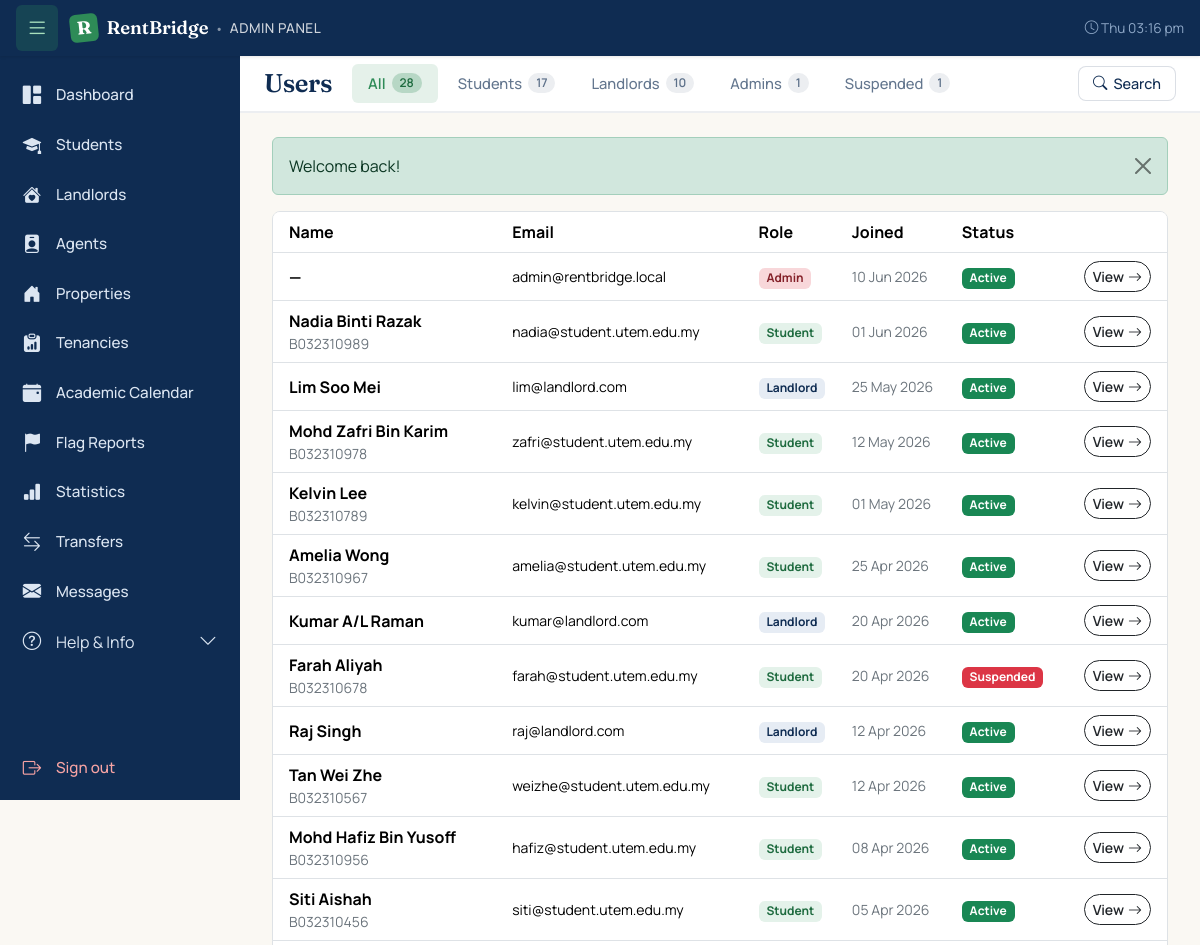
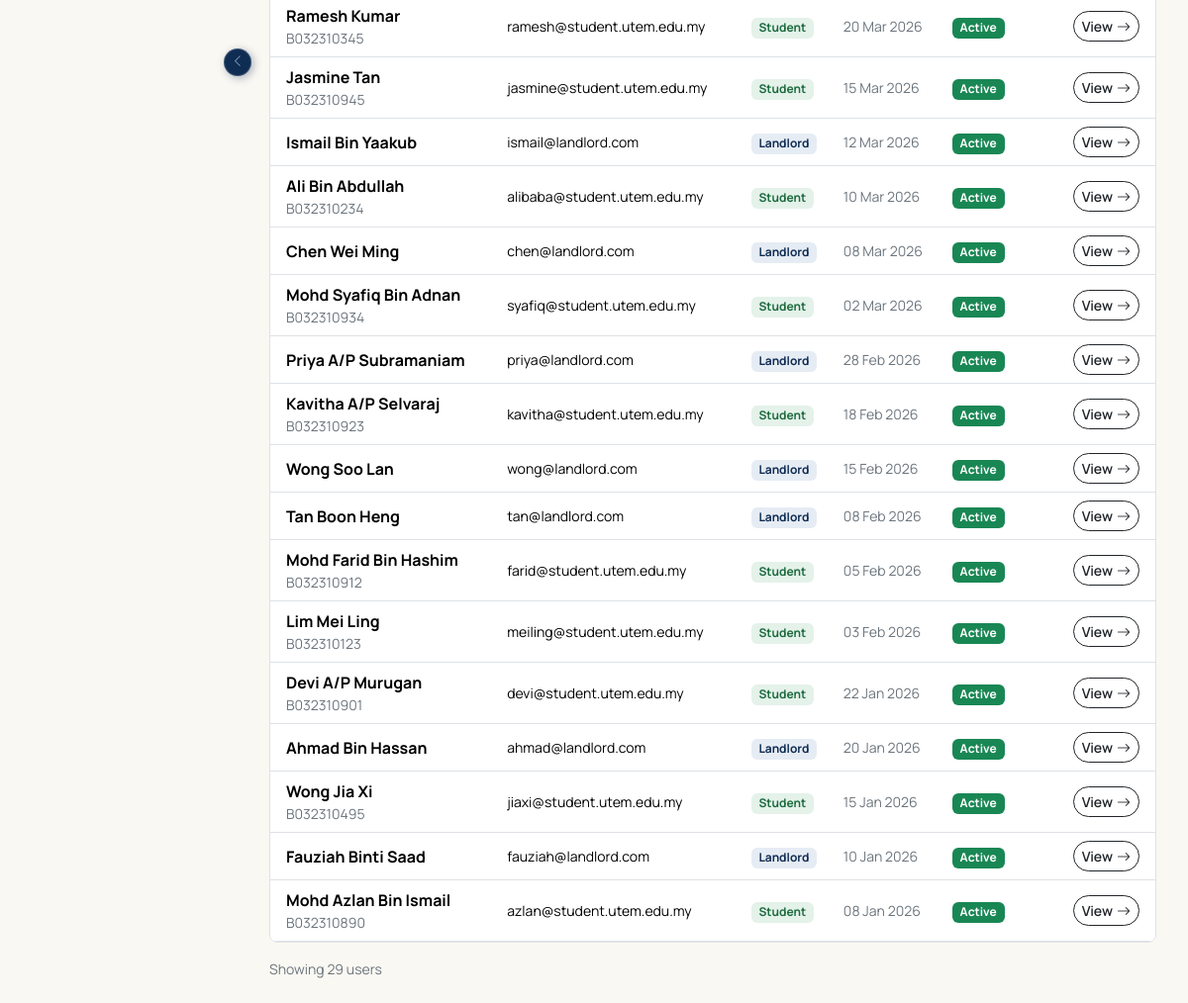
The page /admin/users.php (signed in) on the database its author committed (2 pictures, top to bottom).
### tables this page shows
CREATE TABLE `users` (
  `id` int(11) NOT NULL,
  `email` varchar(120) NOT NULL,
  `password_hash` varchar(255) NOT NULL,
  `primary_role` enum('student','landlord','agent','admin') NOT NULL,
  `status` enum('active','pending','suspended','rejected') NOT NULL DEFAULT 'active',
  `last_used_role` enum('student','landlord','agent','admin') DEFAULT NULL,
  `created_at` timestamp NOT NULL DEFAULT current_timestamp(),
  `updated_at` timestamp NOT NULL DEFAULT current_timestamp() ON UPDATE current_timestamp()
);

### includes/auth.php (called while the page is built, shortened)
<?php
function e(?string $value): string {
    return htmlspecialchars($value ?? '', ENT_QUOTES | ENT_HTML5, 'UTF-8');
}

### admin/users.php (the view, shortened to what this page needs)
<?php
require_once __DIR__ . '/../includes/auth.php';
$pdo = db();
$tab = $_GET['tab'] ?? 'all';
$searchQuery = trim($_GET['q'] ?? '');
$where  = "1 = 1";
$params = [];
if ($tab === 'suspended') {
    $where .= " AND u.status = 'suspended'";
} elseif ($tab !== 'all') {
    $where .= " AND u.primary_role = ? AND u.status != 'suspended'";
    $params[] = $tab;
} else {
    $where .= " AND u.primary_role IN ('student','landlord','admin')";
}
$stmt = $pdo->prepare("
    SELECT u.id, u.email, u.primary_role, u.status, u.created_at,
           COALESCE(s.full_name, l.full_name) AS full_name,
           COALESCE(s.matric_no, '')          AS matric_no,
           COALESCE(s.phone, l.phone, '')     AS phone
      FROM users u
      LEFT JOIN students  s ON s.user_id = u.id
      LEFT JOIN landlords l ON l.user_id = u.id
     WHERE $where
     ORDER BY u.created_at DESC
");
$stmt->execute($params);
$users = $stmt->fetchAll();
?>
<form method="GET" class="row g-2 align-items-end">
    <div class="col-md-9">
    </div>
</form>
<?php
function user_role_badge(string $role): array {
    return match ($role) {
        'student'  => ['Student',  '#E4F2EA', '#1e6b3f'],
        'landlord' => ['Landlord', '#E6ECF4', '#0F2C52'],
        'agent'    => ['Agent',    '#FFF4D6', '#7C5E0A'],
        'admin'    => ['Admin',    '#F8D7DA', '#842029'],
        default    => [$role,      '#E2E2E2', '#444'],
    };
}
?>
<?php if (empty($users)): ?>
    <div class="text-center py-5 bg-white rounded-3 border">
        <i class="bi bi-people" style="font-size: 3rem; color: rgba(15,44,82,0.15);"></i>
        <h4 class="mt-3">No users found</h4>
        <p class="text-secondary small">
            <?= $searchQuery ? 'Try a different search.' : 'No users in this tab.' ?>
        </p>
    </div>
<?php else: ?>
    <div class="bg-white border rounded-3 overflow-hidden">
        <table class="table mb-0 align-middle">
            <thead style="background:#F4F4EE;">
                <tr>
                    <th class="ps-3">Name</th>
                    <th>Email</th>
                    <th>Role</th>
                    <th>Joined</th>
                    <th>Status</th>
                    <th class="text-end pe-3"></th>
                </tr>
            </thead>
            <tbody>
                <?php foreach ($users as $u):
                    [$roleLabel, $roleBg, $roleColor] = user_role_badge($u['primary_role']);
                ?>
                    <tr>
                        <td class="ps-3">
                            <strong><?= e($u['full_name'] ?? '—') ?></strong>
                            <?php if (!empty($u['matric_no'])): ?>
                                <div class="small text-secondary"><?= e($u['matric_no']) ?></div>
                            <?php endif; ?>
                        </td>
                        <td class="small"><?= e($u['email']) ?></td>
                        <td>
                            <span class="badge"
                                  style="background: <?= $roleBg ?>; color: <?= $roleColor ?>;">
                                <?= e($roleLabel) ?>
                            </span>
                        </td>
                        <td class="small text-secondary">
                            <?= e(date('d M Y', strtotime($u['created_at']))) ?>
                        </td>
                        <td>
                            <?php if ($u['status'] === 'suspended'): ?>
                                <span class="badge bg-danger">Suspended</span>
                            <?php elseif ($u['status'] === 'active'): ?>
                                <span class="badge bg-success">Active</span>
                            <?php else: ?>
                                <span class="badge bg-secondary"><?= e($u['status']) ?></span>
                            <?php endif; ?>
                        </td>
                        <td class="text-end pe-3">
                            <a href="/rentbridge/admin/user.php?id=<?= (int)$u['id'] ?>"
                               class="btn btn-sm btn-outline-dark">
                                View <i class="bi bi-arrow-right ms-1"></i>
                            </a>
                        </td>
                    </tr>
                <?php endforeach; ?>
            </tbody>
        </table>
    </div>
    <p class="text-secondary small mt-3 mb-0">
        Showing <?= count($users) ?> <?= count($users) === 1 ? 'user' : 'users' ?>
    </p>
<?php endif; ?>
<?php
require __DIR__ . '/../includes/admin_layout.php';

### assets/css/style.css (style rules this page uses)
body { font-family: 'Manrope', system-ui, sans-serif; color: var(--rb-text); background: #fff; }
.btn { border-radius: 999px; font-weight: 600; transition: all 0.2s ease; display: inline-flex; align-items: center; justify-content: center; }

### assets/css/admin.css (style rules this page uses)
:root { --admin-sidebar-w: 240px; --admin-sidebar-w-collapsed: 64px; --admin-topbar-h: 56px; --admin-tabbar-h: 56px; --admin-sidebar-bg: #0F2C52; --admin-sidebar-bg-hover: #1A3D6B; --admin-sidebar-bg-active: #2E8B57; --admin-sidebar-text: #DCE6F2; --admin-sidebar-text-muted: #8FA8C7; --admin-content-bg: #FAF8F3; }
.admin-body { background: var(--admin-content-bg); min-height: 100vh; margin: 0; }

### rows shown on the page
users: full_name "—", email "admin@rentbridge.local", roleLabel "Admin", created_at "10 Jun 2026", status "Active"
users: full_name "Nadia Binti Razak", matric_no "B032310989", email "nadia@student.utem.edu.my", roleLabel "Student", created_at "01 Jun 2026", status "Active"
users: full_name "Lim Soo Mei", email "lim@landlord.com", roleLabel "Landlord", created_at "25 May 2026", status "Active"
users: full_name "Mohd Zafri Bin Karim", matric_no "B032310978", email "zafri@student.utem.edu.my", roleLabel "Student", created_at "12 May 2026", status "Active"
users: full_name "Kelvin Lee", matric_no "B032310789", email "kelvin@student.utem.edu.my", roleLabel "Student", created_at "01 May 2026", status "Active"
users: full_name "Amelia Wong", matric_no "B032310967", email "amelia@student.utem.edu.my", roleLabel "Student", created_at "25 Apr 2026", status "Active"
users: full_name "Kumar A/L Raman", email "kumar@landlord.com", roleLabel "Landlord", created_at "20 Apr 2026", status "Active"
users: full_name "Farah Aliyah", matric_no "B032310678", email "farah@student.utem.edu.my", roleLabel "Student", created_at "20 Apr 2026", status "Suspended"
users: full_name "Raj Singh", email "raj@landlord.com", roleLabel "Landlord", created_at "12 Apr 2026", status "Active"
users: full_name "Tan Wei Zhe", matric_no "B032310567", email "weizhe@student.utem.edu.my", roleLabel "Student", created_at "12 Apr 2026", status "Active"
users: full_name "Mohd Hafiz Bin Yusoff", matric_no "B032310956", email "hafiz@student.utem.edu.my", roleLabel "Student", created_at "08 Apr 2026", status "Active"
users: full_name "Siti Aishah", matric_no "B032310456", email "siti@student.utem.edu.my", roleLabel "Student", created_at "05 Apr 2026", status "Active"
users: full_name "Ramesh Kumar", matric_no "B032310345", email "ramesh@student.utem.edu.my", roleLabel "Student", created_at "20 Mar 2026", status "Active"
users: full_name "Jasmine Tan", matric_no "B032310945", email "jasmine@student.utem.edu.my", roleLabel "Student", created_at "15 Mar 2026", status "Active"
users: full_name "Ismail Bin Yaakub", email "ismail@landlord.com", roleLabel "Landlord", created_at "12 Mar 2026", status "Active"
users: full_name "Ali Bin Abdullah", matric_no "B032310234", email "alibaba@student.utem.edu.my", roleLabel "Student", created_at "10 Mar 2026", status "Active"
users: full_name "Chen Wei Ming", email "chen@landlord.com", roleLabel "Landlord", created_at "08 Mar 2026", status "Active"
users: full_name "Mohd Syafiq Bin Adnan", matric_no "B032310934", email "syafiq@student.utem.edu.my", roleLabel "Student", created_at "02 Mar 2026", status "Active"
users: full_name "Priya A/P Subramaniam", email "priya@landlord.com", roleLabel "Landlord", created_at "28 Feb 2026", status "Active"
users: full_name "Kavitha A/P Selvaraj", matric_no "B032310923", email "kavitha@student.utem.edu.my", roleLabel "Student", created_at "18 Feb 2026", status "Active"
users: full_name "Wong Soo Lan", email "wong@landlord.com", roleLabel "Landlord", created_at "15 Feb 2026", status "Active"
users: full_name "Tan Boon Heng", email "tan@landlord.com", roleLabel "Landlord", created_at "08 Feb 2026", status "Active"
users: full_name "Mohd Farid Bin Hashim", matric_no "B032310912", email "farid@student.utem.edu.my", roleLabel "Student", created_at "05 Feb 2026", status "Active"
users: full_name "Lim Mei Ling", matric_no "B032310123", email "meiling@student.utem.edu.my", roleLabel "Student", created_at "03 Feb 2026", status "Active"
users: full_name "Devi A/P Murugan", matric_no "B032310901", email "devi@student.utem.edu.my", roleLabel "Student", created_at "22 Jan 2026", status "Active"
users: full_name "Ahmad Bin Hassan", email "ahmad@landlord.com", roleLabel "Landlord", created_at "20 Jan 2026", status "Active"
users: full_name "Wong Jia Xi", matric_no "B032310495", email "jiaxi@student.utem.edu.my", roleLabel "Student", created_at "15 Jan 2026", status "Active"
users: full_name "Fauziah Binti Saad", email "fauziah@landlord.com", roleLabel "Landlord", created_at "10 Jan 2026", status "Active"
users: full_name "Mohd Azlan Bin Ismail", matric_no "B032310890", email "azlan@student.utem.edu.my", roleLabel "Student", created_at "08 Jan 2026", status "Active"

### other values the page prints
$pageTitle "Users"
$tab['label'] "All"
$tab['count'] "28"
$tab['label'] "Students"
$tab['count'] "17"
$tab['label'] "Landlords"
$tab['count'] "10"
$tab['label'] "Admins"
$tab['count'] "1"
$tab['label'] "Suspended"
$flash['message'] "Welcome back!"
count($users) "29"
